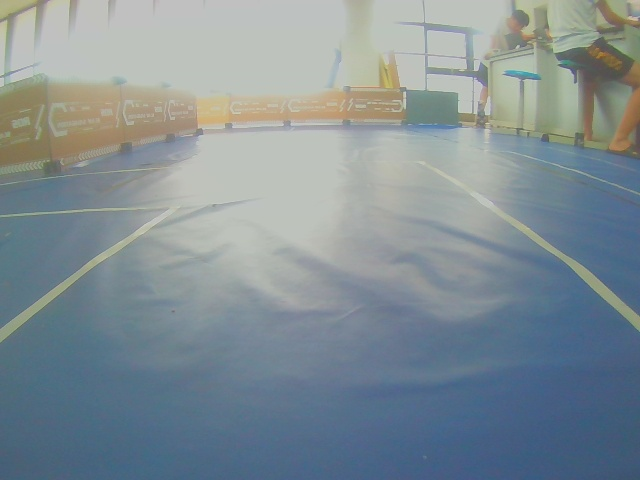
#> input picture bulletproof_vest/bulletproof_vest4-18_0.jpg, 640 x 480 px
$ python -i Thresholding.py   (imports and definitions only)
#> lines starting #> are read from the running program, lines starting #| are printed output that depends on the picture; after the words box and inside, x2 and y2 are one past the last pixel; in counts of white or black regions, pixels touching at a corner belong together
### utils/utils.py
# -*- coding: utf-8 -*-
import cv2
import numpy as np
from PIL import Image, ImageDraw, ImageFont


class CameraConfig():
    def __init__(self, name, camera_id, brightness, contrast, exposure, img_size=(320, 240)) -> None:
        self.name = name  # 相机名  Fixed Cam 或者 Mobile Cam
        self.camera_id = camera_id  # 该名对应的相机的设备号 (ls -l /dev/video*  约定 0定 1动)
        self.brightness = brightness  # 亮度
        self.contrast = contrast  # 对比度
        self.exposure = exposure  # 曝光度
        self.img_size = img_size  # 画幅


class PID():
    # [92 lines left out: functions __init__, cv2AddChineseText, overlayPNG, eulerAngles2rotationMat, gate, my_print, not called in this run]


### lane_detection/Thresholding.py
# -*- coding: utf-8 -*-
import cv2
import numpy as np
try:
    from params import binary_type, binary_l
#> (reads perspective.npy from the repository)
#> further down, picture is the input picture: shape (480, 640, 3); mean B, G, R 148.7, 142.7, 129.6
except ModuleNotFoundError:
    import sys
    sys.path.append('/home/jetson/2024')
    from params import binary_type, binary_l


def threshold_abs(img, lo, hi):
    # retain the data within range [lo, hi]
    return np.uint8((img >= lo) & (img <= hi)) * 255


def threshold_rel(img, lo, hi):
    # retain the data within the range [lo, hi] * (max_data - min_data)
    v_min = np.min(img)
    v_max = np.max(img)

    vlo = v_min + (v_max - v_min) * lo
    vhi = v_min + (v_max - v_min) * hi
    return np.uint8((img >= vlo) & (img <= vhi)) * 255


class Thresholding:
    """ This class is for extracting relevant pixels in an image.
    """

    def __init__(self, img_size=(640, 480)):
        self.resize = img_size[0] / 640

    def forward(self, img, lane=2, image=False, debug=False):
        """
        提取特定阈值的像素点

        Parameters:
            img: 原图
            lane: 车道线选择    0 left   1 right   2 dual
            image: 是否显示处理过程
            debug: 是否单步显示
        Returns:
            binary: 阈值化后的二值图
        """
#> called with lane = 2, image = False, debug = False
        ##########################################################################################
        """
        Method 1 HLS L Channel
        """
        # [38 lines of commented-out code are left out]
        """
        Method 2  threshold
        """
        img = cv2.cvtColor(img, cv2.COLOR_BGR2GRAY)
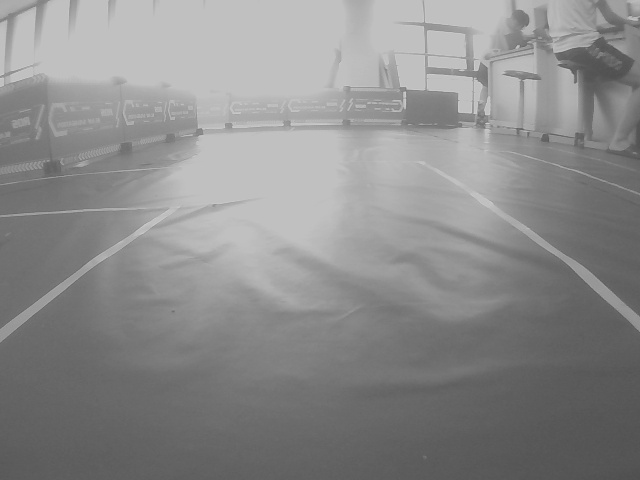
#> img: shape (480, 640); min 79, max 208, mean 139.5

        # threshold
        _, dual_lane = cv2.threshold(img, binary_l, 255, binary_type)
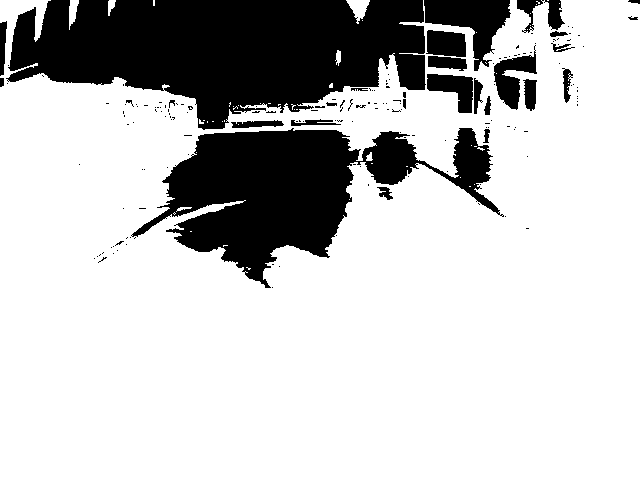
#> dual_lane: shape (480, 640); 76.8% white; 172 black regions (143 under 20 px), largest, box (x1, y1, x2, y2) and area: (6, 0, 426, 130) 36831, (131, 128, 504, 288) 24870, (424, 0, 511, 71) 2860

        dual_lane = cv2.bitwise_not(dual_lane)

        black_pixels = (dual_lane == 255).sum(axis=0)
#> black_pixels = 640 values, max 266 at index 261, min 0 at index 575, mean 111.5
        threshold = 30

        # # 判断是否有反光
        # if np.any(black_pixels > threshold):
        #     print("反光发现")
        #     for i in range(len(black_pixels)):
        #         if black_pixels[i] > threshold:
        #             dual_lane[:, i] = 0  # 将mask中对应列的黑色像素变为白色
        # else:

            # print("无反光")

        # ##########################################################################################

         ##########################################################################################
        # """
        # Method 3  threshold
        # """
        # gray = cv2.cvtColor(img, cv2.COLOR_BGR2GRAY)

        # # 高斯模糊

        # blurred = cv2.GaussianBlur(gray, (9, 9), 0)
        # # threshold
        # adaptive_thresh = cv2.adaptiveThreshold(blurred, 255, cv2.ADAPTIVE_THRESH_GAUSSIAN_C, cv2.THRESH_BINARY, 7, 2)

        # # 形态学处理
        # kernel_size=(7, 7)
        # kernel = cv2.getStructuringElement(cv2.MORPH_RECT, kernel_size)
        # dual_lane = cv2.morphologyEx(adaptive_thresh, cv2.MORPH_OPEN, kernel)

        ##########################################################################################

        ##########################################################################################
        # """
        # Method 4  threshold
        # """
        # img = cv2.cvtColor(img, cv2.COLOR_BGR2GRAY)

        # # threshold
        # _, dual_lane = cv2.threshold(img, binary_l, 255, binary_type)

        # # 形态学处理
        # kernel_size=(7, 7)
        # kernel = cv2.getStructuringElement(cv2.MORPH_RECT, kernel_size)
        # dual_lane = cv2.morphologyEx(dual_lane, cv2.MORPH_OPEN, kernel)

        ##########################################################################################


        if lane == 0:  # 选择左线
            dual_lane[:, int(275 * self.resize):] = 0  # 将右半图像涂黑
        elif lane == 1:  # 选择右线
            dual_lane[:, :int(375 * self.resize)] = 0  # 将左半图像涂黑

        return dual_lane

>>> import cv2
>>> picture = cv2.imread('../bulletproof_vest/bulletproof_vest4-18_0.jpg')
>>> result = Thresholding().forward(picture)
